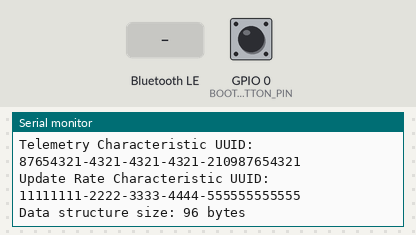
A program run on a simulated ESP32. Parts: the last lines printed to the serial monitor. The test bench sets the inputs (shaded band); at power-on: GPIO 0 (BOOT_BUTTON_PIN) HIGH. Random numbers use the default seed unless the program sets one; nothing arrives over Bluetooth unless stated; a phone connects over Bluetooth LE 3 s after start.

Above: at 1.2 s.
1.3 s: GPIO 0 (BOOT_BUTTON_PIN) pulled LOW for 0.15 s
At 2.4 s:
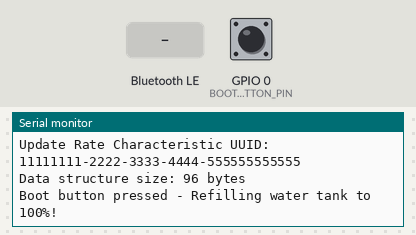
4.4 s: Bluetooth LE write "1" received
At 4.9 s:
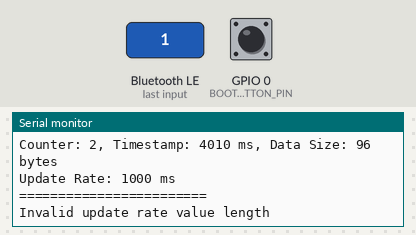
5.9 s: GPIO 0 (BOOT_BUTTON_PIN) pulled LOW for 1 s
Timing chart, 0 to 8.9 s (numbered marks = the images above; inputs shaded):
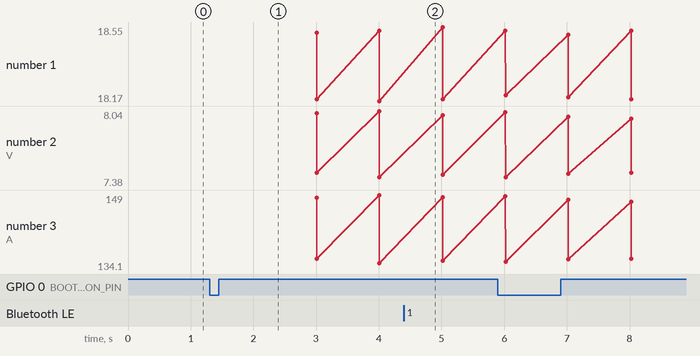

The program:

main.cpp
```cpp
#include <Arduino.h>
#include <BLEDevice.h>
#include <BLEServer.h>
#include <BLEUtils.h>
#include <BLE2902.h>

// BLE UUIDs
#define SERVICE_UUID        "12345678-1234-1234-1234-123456789abc"
#define TELEMETRY_CHAR_UUID "87654321-4321-4321-4321-210987654321"  // Read/Notify characteristic for telemetry data
#define UPDATE_RATE_CHAR_UUID "11111111-2222-3333-4444-555555555555"  // Read/Write characteristic for update rate

// Individual solar panel data
struct SolarPanelData {
    float voltage;           // Volts
    float current;           // Amps
    float power;             // Watts
} __attribute__((packed));

// Individual battery monitor data
struct BatteryMonitorData {
    float voltage;           // Volts
    float current;           // Amps (negative = discharging)
    float power;             // Watts (negative = discharging)
    float stateOfCharge;     // Percentage (0-100)
    float timeToEmptyFull;   // Hours (positive = time to empty, negative = time to full)
} __attribute__((packed));

// Water tank data
struct WaterTankData {
    float percentage;        // Percentage (0-100)
    float litresRemaining;   // Current litres in tank
    float flowRate;          // Current flow rate L/min
    uint32_t lastRefillDate; // Days since epoch (or days since boot for simulation)
    float averageLPerDay;    // Average consumption L/day
    float estimatedDaysLeft; // Estimated days until empty
} __attribute__((packed));

// Complete telemetry data structure
struct TelemetryData {
    // Solar panels (2x panels, 12 bytes each = 24 bytes)
    SolarPanelData solarPanel1;
    SolarPanelData solarPanel2;

    // Battery monitors (2x monitors, 20 bytes each = 40 bytes)
    BatteryMonitorData batteryMonitor1;
    BatteryMonitorData batteryMonitor2;

    // Water tank (24 bytes)
    WaterTankData waterTank;

    // System info (8 bytes)
    uint32_t counter;        // Counter for demo purposes
    uint32_t timestamp;      // Milliseconds since boot
} __attribute__((packed));

// Global variables
TelemetryData telemetryData;
uint32_t updateRateMs = 1000;  // Default update rate: 1 second
unsigned long lastUpdate = 0;

// Boot button configuration
#define BOOT_BUTTON_PIN 0
bool lastBootButtonState = HIGH;
unsigned long lastButtonPress = 0;
const unsigned long BUTTON_DEBOUNCE_MS = 200;
bool forceWaterTankReset = false; // Flag to sync static variables

// BLE objects
BLEServer* pServer = nullptr;
BLECharacteristic* pTelemetryCharacteristic = nullptr;
BLECharacteristic* pUpdateRateCharacteristic = nullptr;
bool deviceConnected = false;
bool oldDeviceConnected = false;

// Server callbacks
class MyServerCallbacks: public BLEServerCallbacks {
    void onConnect(BLEServer* pServer) {
        deviceConnected = true;
        Serial.println("Device connected");
    };

    void onDisconnect(BLEServer* pServer) {
        deviceConnected = false;
        Serial.println("Device disconnected - will restart advertising");
        // Stop advertising to clean up the BLE stack
        BLEDevice::getAdvertising()->stop();
    }
};

// Callback for update rate characteristic writes
class UpdateRateCharacteristicCallbacks: public BLECharacteristicCallbacks {
    void onWrite(BLECharacteristic* pCharacteristic) {
        std::string value = pCharacteristic->getValue();

        if (value.length() == 4) { // Expecting 4 bytes for uint32
            uint32_t newRate = *(uint32_t*)value.data();
            if (newRate >= 100 && newRate <= 60000) { // Limit between 100ms and 60 seconds
                updateRateMs = newRate;
                Serial.print("Update rate set to: ");
                Serial.print(updateRateMs);
                Serial.println(" ms");
            } else {
                Serial.println("Invalid update rate (must be 100-60000 ms)");
            }
        } else {
            Serial.println("Invalid update rate value length");
        }
    }
};

// Function to simulate sensor readings
void updateSensorData() {
    // Static variables for simulation state
    static float panel1Voltage = 18.5f, panel2Voltage = 18.2f;
    static float panel1Current = 8.0f, panel2Current = 7.5f;
    static float batt1Voltage = 12.0f, batt2Voltage = 12.1f;
    static float batt1Current = 8.0f, batt2Current = 7.8f;
    static float batt1SoC = 75.0f, batt2SoC = 73.0f;
    static float tankPct = 65.0f;
    static float tankCapacity = 400.0f; // 400L tank
    static float flowRate = 0.5f;
    static float avgConsumption = 25.0f; // L/day
    static uint32_t daysSinceBoot = 15; // Simulate 15 days since last refill
    static unsigned long lastMajorChange = 0;

    unsigned long currentTime = millis();

    // === SOLAR PANEL 1 ===
    panel1Voltage += (random(-20, 21) / 1000.0f); // ±0.02V variation
    panel1Voltage = constrain(panel1Voltage, 0.0f, 22.0f);
    panel1Current += (random(-50, 51) / 1000.0f); // ±0.05A variation
    panel1Current = constrain(panel1Current, 0.0f, 15.0f);
    telemetryData.solarPanel1.voltage = panel1Voltage;
    telemetryData.solarPanel1.current = panel1Current;
    telemetryData.solarPanel1.power = panel1Voltage * panel1Current;

    // === SOLAR PANEL 2 ===
    panel2Voltage += (random(-20, 21) / 1000.0f);
    panel2Voltage = constrain(panel2Voltage, 0.0f, 22.0f);
    panel2Current += (random(-50, 51) / 1000.0f);
    panel2Current = constrain(panel2Current, 0.0f, 15.0f);
    telemetryData.solarPanel2.voltage = panel2Voltage;
    telemetryData.solarPanel2.current = panel2Current;
    telemetryData.solarPanel2.power = panel2Voltage * panel2Current;

    // === BATTERY MONITOR 1 ===
    batt1Voltage += (random(-30, 31) / 1000.0f); // ±0.03V variation
    batt1Voltage = constrain(batt1Voltage, 10.5f, 14.4f);
    batt1Current += (random(-100, 101) / 1000.0f); // ±0.1A variation
    batt1Current = constrain(batt1Current, -50.0f, 50.0f);
    batt1SoC += (random(-10, 11) / 1000.0f); // ±0.01% variation
    batt1SoC = constrain(batt1SoC, 0.0f, 100.0f);

    telemetryData.batteryMonitor1.voltage = batt1Voltage;
    telemetryData.batteryMonitor1.current = batt1Current;
    telemetryData.batteryMonitor1.power = batt1Voltage * batt1Current;
    telemetryData.batteryMonitor1.stateOfCharge = batt1SoC;
    // Time calculation: positive = time to empty, negative = time to full
    if (batt1Current < -0.1f) { // Discharging
        telemetryData.batteryMonitor1.timeToEmptyFull = (batt1SoC / 100.0f) * 200.0f / abs(batt1Current); // Assume 200Ah capacity
    } else if (batt1Current > 0.1f) { // Charging
        telemetryData.batteryMonitor1.timeToEmptyFull = -((100.0f - batt1SoC) / 100.0f) * 200.0f / batt1Current;
    } else {
        telemetryData.batteryMonitor1.timeToEmptyFull = 999.0f; // Standby
    }

    // === BATTERY MONITOR 2 ===
    batt2Voltage += (random(-30, 31) / 1000.0f);
    batt2Voltage = constrain(batt2Voltage, 10.5f, 14.4f);
    batt2Current += (random(-100, 101) / 1000.0f);
    batt2Current = constrain(batt2Current, -50.0f, 50.0f);
    batt2SoC += (random(-10, 11) / 1000.0f);
    batt2SoC = constrain(batt2SoC, 0.0f, 100.0f);

    telemetryData.batteryMonitor2.voltage = batt2Voltage;
    telemetryData.batteryMonitor2.current = batt2Current;
    telemetryData.batteryMonitor2.power = batt2Voltage * batt2Current;
    telemetryData.batteryMonitor2.stateOfCharge = batt2SoC;
    if (batt2Current < -0.1f) {
        telemetryData.batteryMonitor2.timeToEmptyFull = (batt2SoC / 100.0f) * 200.0f / abs(batt2Current);
    } else if (batt2Current > 0.1f) {
        telemetryData.batteryMonitor2.timeToEmptyFull = -((100.0f - batt2SoC) / 100.0f) * 200.0f / batt2Current;
    } else {
        telemetryData.batteryMonitor2.timeToEmptyFull = 999.0f;
    }

    // === WATER TANK ===
    // Handle forced reset from button press
    if (forceWaterTankReset) {
        tankPct = 100.0f;
        daysSinceBoot = 0;
        avgConsumption = 25.0f; // Reset to default
        lastMajorChange = currentTime; // Reset major change timer
        forceWaterTankReset = false; // Clear the flag
        Serial.println("Water tank static variables synced to 100%");
    }

    // Major changes every 15 seconds
    if (currentTime - lastMajorChange > 15000) {
        if (random(0, 100) < 15) { // 15% chance of refill
            tankPct = random(8500, 10000) / 100.0f; // Refill to 85-100%
            daysSinceBoot = 0; // Reset refill date
            avgConsumption = random(2000, 4000) / 100.0f; // Recalc average 20-40 L/day
        }
        lastMajorChange = currentTime;
    }

    // Normal consumption
    tankPct -= random(0, 8) / 10000.0f; // Slow decrease 0-0.008% per update
    tankPct = constrain(tankPct, 0.0f, 100.0f);

    // Flow rate simulation
    if (tankPct < 2.0f) {
        flowRate = 0.0f;
    } else {
        flowRate = (random(0, 500) / 100.0f) * (tankPct / 100.0f);
        if (random(0, 100) < 3) { // 3% chance of high flow
            flowRate += random(800, 1500) / 100.0f;
        }
    }
    flowRate = constrain(flowRate, 0.0f, 20.0f);

    // Update water tank data
    telemetryData.waterTank.percentage = tankPct;
    telemetryData.waterTank.litresRemaining = (tankPct / 100.0f) * tankCapacity;
    telemetryData.waterTank.flowRate = flowRate;
    telemetryData.waterTank.lastRefillDate = daysSinceBoot;
    telemetryData.waterTank.averageLPerDay = avgConsumption;
    telemetryData.waterTank.estimatedDaysLeft = (telemetryData.waterTank.litresRemaining > 0) ?
                                               (telemetryData.waterTank.litresRemaining / avgConsumption) : 0.0f;

    // === SYSTEM INFO ===
    telemetryData.counter++;
    telemetryData.timestamp = millis();
    daysSinceBoot = millis() / (24 * 60 * 60 * 1000); // Convert to days for simulation
}

void setup() {
    Serial.begin(115200);
    Serial.println("Starting BLE Telemetry Service...");

    // Initialize boot button
    pinMode(BOOT_BUTTON_PIN, INPUT_PULLUP);
    Serial.println("Boot button initialized (GPIO 0) - Press to refill water tank to 100%");

    // Initialize telemetry data with default values
    memset(&telemetryData, 0, sizeof(telemetryData));

    // Initialize solar panels
    telemetryData.solarPanel1.voltage = 18.5f;
    telemetryData.solarPanel2.voltage = 18.2f;

    // Initialize battery monitors
    telemetryData.batteryMonitor1.voltage = 12.5f;
    telemetryData.batteryMonitor1.stateOfCharge = 75.0f;
    telemetryData.batteryMonitor2.voltage = 12.4f;
    telemetryData.batteryMonitor2.stateOfCharge = 73.0f;

    // Initialize water tank
    telemetryData.waterTank.percentage = 65.0f;
    telemetryData.waterTank.litresRemaining = 260.0f; // 65% of 400L
    telemetryData.waterTank.averageLPerDay = 25.0f;

    telemetryData.counter = 0;

    // Initialize BLE
    BLEDevice::init("Tallulah");

    // Create BLE Server
    pServer = BLEDevice::createServer();
    pServer->setCallbacks(new MyServerCallbacks());

    // Create BLE Service
    BLEService *pService = pServer->createService(SERVICE_UUID);

    // Create Telemetry Characteristic (Read + Notify)
    pTelemetryCharacteristic = pService->createCharacteristic(
        TELEMETRY_CHAR_UUID,
        BLECharacteristic::PROPERTY_READ |
        BLECharacteristic::PROPERTY_NOTIFY
    );

    // Add descriptor for notifications
    pTelemetryCharacteristic->addDescriptor(new BLE2902());

    // Create Update Rate Characteristic (Read + Write)
    pUpdateRateCharacteristic = pService->createCharacteristic(
        UPDATE_RATE_CHAR_UUID,
        BLECharacteristic::PROPERTY_READ |
        BLECharacteristic::PROPERTY_WRITE
    );

    // Set callback for update rate characteristic
    pUpdateRateCharacteristic->setCallbacks(new UpdateRateCharacteristicCallbacks());

    // Set initial values
    pTelemetryCharacteristic->setValue((uint8_t*)&telemetryData, sizeof(telemetryData));
    pUpdateRateCharacteristic->setValue((uint8_t*)&updateRateMs, 4);

    // Start the service
    pService->start();

    // Start advertising
    BLEAdvertising *pAdvertising = BLEDevice::getAdvertising();
    pAdvertising->addServiceUUID(SERVICE_UUID);
    pAdvertising->setScanResponse(false);
    pAdvertising->setMinPreferred(0x0);  // set value to 0x00 to not advertise this parameter
    BLEDevice::startAdvertising();

    Serial.println("BLE telemetry service started and advertising...");
    Serial.println("Service UUID: " + String(SERVICE_UUID));
    Serial.println("Telemetry Characteristic UUID: " + String(TELEMETRY_CHAR_UUID));
    Serial.println("Update Rate Characteristic UUID: " + String(UPDATE_RATE_CHAR_UUID));
    Serial.println("Data structure size: " + String(sizeof(telemetryData)) + " bytes");
}

void loop() {
    unsigned long currentTime = millis();

    // Update telemetry data only when a device is connected
    if (deviceConnected && (currentTime - lastUpdate >= updateRateMs)) {
        // Update all sensor data
        updateSensorData();

        // Update the characteristic value with complete telemetry data
        pTelemetryCharacteristic->setValue((uint8_t*)&telemetryData, sizeof(telemetryData));

        // Notify connected client
        pTelemetryCharacteristic->notify();

        // Print telemetry data to serial for debugging
        Serial.println("=== Telemetry Update ===");
        Serial.printf("Solar Panel 1: %.2fV, %.2fA, %.1fW\n",
                      telemetryData.solarPanel1.voltage,
                      telemetryData.solarPanel1.current,
                      telemetryData.solarPanel1.power);
        Serial.printf("Solar Panel 2: %.2fV, %.2fA, %.1fW\n",
                      telemetryData.solarPanel2.voltage,
                      telemetryData.solarPanel2.current,
                      telemetryData.solarPanel2.power);
        Serial.printf("Battery Mon 1: %.2fV, %.2fA, %.1fW, %.1f%% SoC, %.1fh TTx\n",
                      telemetryData.batteryMonitor1.voltage,
                      telemetryData.batteryMonitor1.current,
                      telemetryData.batteryMonitor1.power,
                      telemetryData.batteryMonitor1.stateOfCharge,
                      telemetryData.batteryMonitor1.timeToEmptyFull);
        Serial.printf("Battery Mon 2: %.2fV, %.2fA, %.1fW, %.1f%% SoC, %.1fh TTx\n",
                      telemetryData.batteryMonitor2.voltage,
                      telemetryData.batteryMonitor2.current,
                      telemetryData.batteryMonitor2.power,
                      telemetryData.batteryMonitor2.stateOfCharge,
                      telemetryData.batteryMonitor2.timeToEmptyFull);
        Serial.printf("Water Tank: %.1f%% (%.1fL), %.2f L/min, %u days since refill\n",
                      telemetryData.waterTank.percentage,
                      telemetryData.waterTank.litresRemaining,
                      telemetryData.waterTank.flowRate,
                      telemetryData.waterTank.lastRefillDate);
        Serial.printf("Water Stats: %.1f L/day avg, %.1f days remaining\n",
                      telemetryData.waterTank.averageLPerDay,
                      telemetryData.waterTank.estimatedDaysLeft);
        Serial.printf("Counter: %u, Timestamp: %u ms, Data Size: %u bytes\n",
                      telemetryData.counter,
                      telemetryData.timestamp,
                      sizeof(telemetryData));
        Serial.printf("Update Rate: %u ms\n", updateRateMs);
        Serial.println("========================");

        lastUpdate = currentTime;
    }

    // Handle boot button press for water tank refill
    bool currentBootButtonState = digitalRead(BOOT_BUTTON_PIN);
    if (currentBootButtonState == LOW && lastBootButtonState == HIGH &&
        (currentTime - lastButtonPress) > BUTTON_DEBOUNCE_MS) {
        // Button pressed (LOW = pressed due to pullup)
        Serial.println("Boot button pressed - Refilling water tank to 100%!");

        // Reset water tank to full and sync with updateSensorData() static variables
        telemetryData.waterTank.percentage = 100.0f;
        telemetryData.waterTank.litresRemaining = 400.0f; // Full 400L tank
        telemetryData.waterTank.lastRefillDate = 0; // Reset refill date

        // Signal updateSensorData() to reset its static variables
        forceWaterTankReset = true;

        // Update the characteristic if connected
        if (deviceConnected) {
            pTelemetryCharacteristic->setValue((uint8_t*)&telemetryData, sizeof(telemetryData));
            pTelemetryCharacteristic->notify();
            Serial.println("Water tank refill data sent to connected device");
        }

        lastButtonPress = currentTime;
    }
    lastBootButtonState = currentBootButtonState;

    // Show advertising status when no device connected (less frequent)
    static unsigned long lastAdvertisingMsg = 0;
    if (!deviceConnected && (currentTime - lastAdvertisingMsg >= 10000)) { // Every 10 seconds
        Serial.println("Waiting for BLE connection...");
        lastAdvertisingMsg = currentTime;
    }

    // Handle connection status changes
    if (!deviceConnected && oldDeviceConnected) {
        Serial.println("Handling disconnection...");
        delay(1000); // Give the BLE stack time to clean up properly

        // Restart advertising with fresh configuration
        BLEAdvertising *pAdvertising = BLEDevice::getAdvertising();
        pAdvertising->stop(); // Ensure it's stopped
        delay(100);

        // Reconfigure advertising
        pAdvertising = BLEDevice::getAdvertising();
        pAdvertising->addServiceUUID(SERVICE_UUID);
        pAdvertising->setScanResponse(false);
        pAdvertising->setMinPreferred(0x0);

        // Start advertising again
        BLEDevice::startAdvertising();
        Serial.println("Advertising restarted successfully");

        oldDeviceConnected = deviceConnected;
    }

    if (deviceConnected && !oldDeviceConnected) {
        Serial.println("New device connected");
        oldDeviceConnected = deviceConnected;
    }

    delay(10); // Small delay to prevent watchdog issues
}
```

Measured:
- after the input at 1.3 s, the serial monitor: prints a new line at once (image 1)
- after the input at 4.4 s, the serial monitor: prints a new line at once (image 2)
